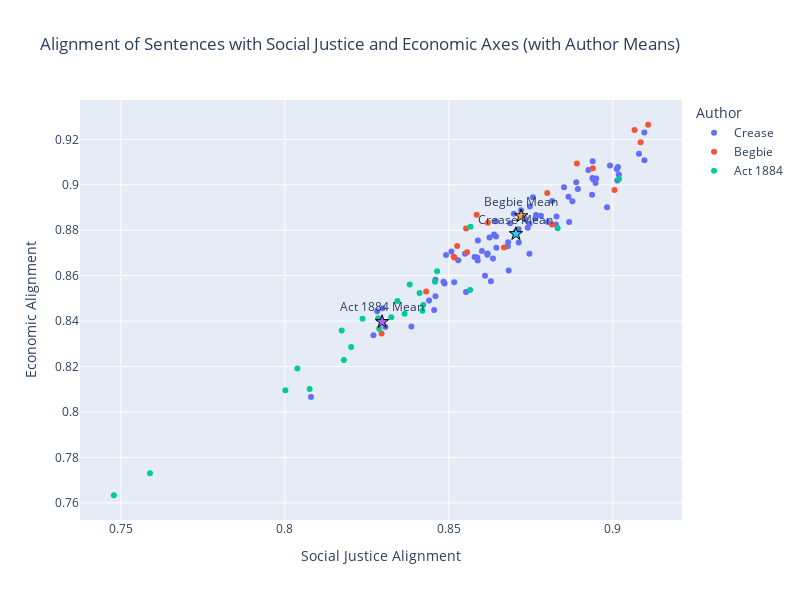

Source (notebook cell):
### Code cell
import plotly.graph_objects as go

# Build the alignment DataFrame
alignment_rows = []
for auth, snippets in act_snippets.items():
    for snippet, emb in zip(snippets, embeddings_dict[auth]):
        sj_score = cosine_similarity(emb.reshape(1, -1), social_justice_anchor.reshape(1, -1))[0][0]
        econ_score = cosine_similarity(emb.reshape(1, -1), economic_anchor.reshape(1, -1))[0][0]
        alignment_rows.append({
            'Author': auth,
            'Text': wrap_text(snippet, width=60),
            'Social Justice Alignment': sj_score,
            'Economic Alignment': econ_score
        })
alignment_df = pd.DataFrame(alignment_rows)

# Compute mean alignment per author
mean_df = alignment_df.groupby('Author')[['Social Justice Alignment', 'Economic Alignment']].mean().reset_index()

# Base scatter plot of all snippets
fig = px.scatter(
    alignment_df,
    x='Social Justice Alignment',
    y='Economic Alignment',
    color='Author',
    hover_data=['Text'],
    title='Alignment of Sentences with Social Justice and Economic Axes',
    labels={
        'Social Justice Alignment': 'Social Justice Alignment',
        'Economic Alignment': 'Economic Alignment'
    },
    width=800,
    height=600
)

# Add mean points for each author
for _, row in mean_df.iterrows():
    fig.add_trace(
        go.Scatter(
            x=[row['Social Justice Alignment']],
            y=[row['Economic Alignment']],
            mode='markers+text',
            marker=dict(symbol='star', size=10, line=dict(width=1, color='Black')),
            text=[row['Author'] + ' Mean'],
            textposition='top center',
            showlegend=False
        )
    )

fig.update_traces(marker=dict(size=6), selector=dict(mode='markers'))
fig.update_layout(
    title='Alignment of Sentences with Social Justice and Economic Axes (with Author Means)',
    xaxis_title='Social Justice Alignment',
    yaxis_title='Economic Alignment'
)

fig.show()
